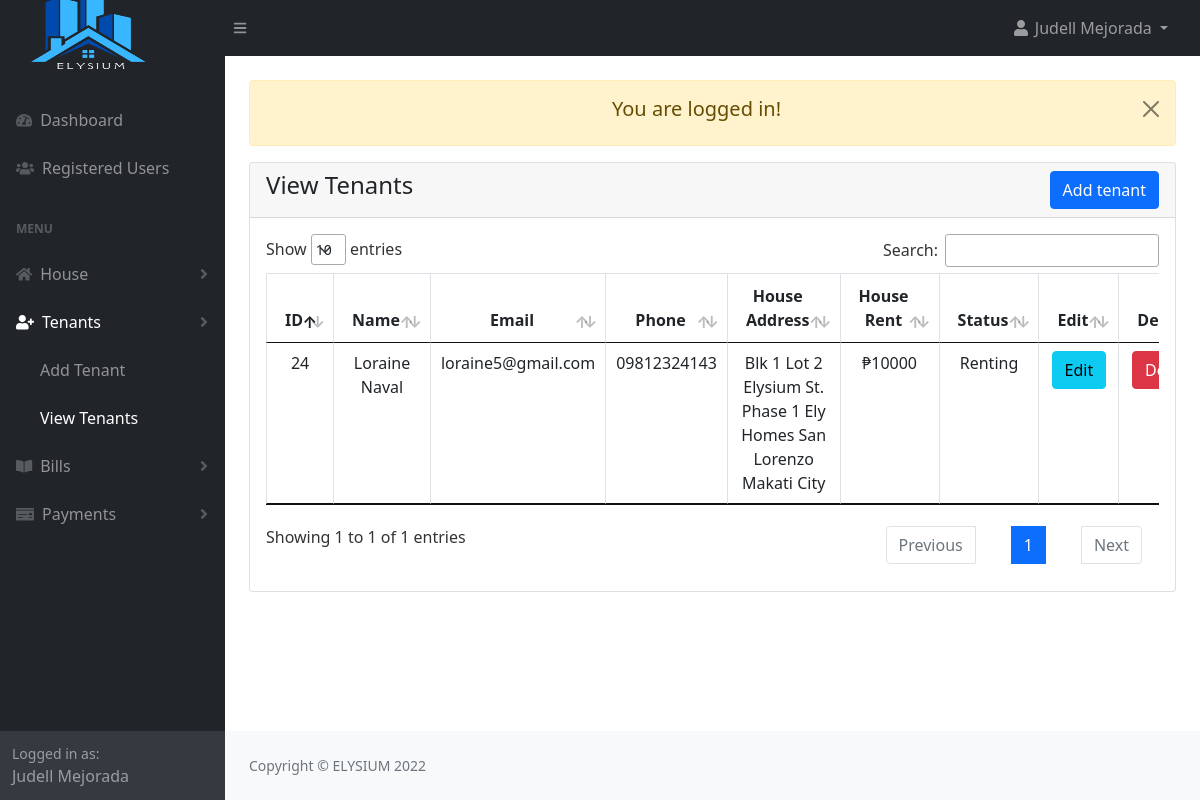
Page /admin/tenant_view.php (signed in) on the committed database.
### tables this page shows
CREATE TABLE `tenant` (
  `tenant_id` int(199) NOT NULL,
  `users_id` int(199) NOT NULL,
  `house_id` int(200) NOT NULL,
  `tenant_status` tinyint(1) NOT NULL DEFAULT 0 COMMENT '0-inactive, 1-active, 2-deleted',
  `date_in` timestamp NOT NULL DEFAULT current_timestamp()
);

CREATE TABLE `users` (
  `id` int(11) NOT NULL,
  `fname` varchar(191) NOT NULL,
  `lname` varchar(191) NOT NULL,
  `email` varchar(191) NOT NULL,
  `phone` varchar(15) DEFAULT NULL,
  `password` varchar(191) NOT NULL,
  `verify_token` varchar(200) NOT NULL,
  `role_as` tinyint(1) NOT NULL DEFAULT 0,
  `status` tinyint(1) NOT NULL DEFAULT 0 COMMENT '0-inactive, 1 -active, 2- delete',
  `created_at` timestamp NOT NULL DEFAULT current_timestamp()
);

CREATE TABLE `house` (
  `house_id` int(11) NOT NULL,
  `house_address` varchar(199) NOT NULL,
  `house_price` int(20) NOT NULL,
  `house_desc` text DEFAULT NULL,
  `house_status` tinyint(1) NOT NULL DEFAULT 0 COMMENT '0-invisible, 1-visible, 2-delete',
  `added_date` timestamp NOT NULL DEFAULT current_timestamp()
);

### admin/tenant_view.php (the view, shortened to what this page needs)
<?php
include("authentication.php");
include("includes/header.php");
?>
<div class="container-fluid px-4">
    <div class="row mt-4">
        <div class="col-md-12">
			<?php include('message.php'); ?>
            <div class="card">
                <div class="card-header">
                    <h4>View Tenants
                        <a href="tenant_add.php" class="btn btn-primary float-end">Add tenant</a>
                    </h4>
                </div>
                <div class="card-body">
                <div class="table-responsive">
                    <table id="myDataTable" class="table table-bordered table-stripe">
                        <thead>
                            <tr>
                                <th class="text-center">ID</th>
                                <th class="text-center">Name</th>
                                <th class="text-center">Email</th>
                                <th class="text-center">Phone</th>
                                <th class="text-center">House Address</th>
                                <th class="text-center">House Rent</th>
                                <th class="text-center">Status</th>
                                <th class="text-center">Edit</th>
                                <th class="text-center">Delete</th>
                            </tr>
                        </thead>
                        <tbody>
                            <?php
                                $tenant = "SELECT t.*,concat(u.fname,' ',u.lname) AS name, u.email, u.phone,u.id, h.house_price, h.house_address
                                            FROM tenant t
                                            INNER JOIN house h ON h.house_id = t.house_id
                                            INNER JOIN users u ON u.id = t.users_id
                                            WHERE tenant_status != 2";
                                $tenant_run = mysqli_query($con, $tenant);
                                if(mysqli_num_rows($tenant_run) > 0)
                                {
                                    foreach($tenant_run as $tenant)
                                    {
                                        ?>
                                        <tr>
                                            <td class="text-center"><?=$tenant['tenant_id']?></td>
                                            <td class="text-center"><?=$tenant['name']?></td>
                                            <td class="text-center"><?=$tenant['email']?></td>
                                            <td class="text-center"><?=$tenant['phone']?></td>
                                            <td class="text-center"><?=$tenant['house_address']?></td>
                                            <td class="text-center">₱<?=$tenant['house_price']?></td>
                                            <td class="text-center">
                                                <?=$tenant['tenant_status'] == '1' ? 'Renting':'Not Renting'?>
                                            </td>
                                            <td class="text-center">
                                                <a href="tenant_edit.php?id=<?=$tenant['tenant_id']?>" class="btn btn-info">Edit</a>
                                            </td>
                                            <td class="text-center">
                                                <a href="javascript:void(0)" class="delete_tenant btn btn-danger">Delete</a>
                                            </td>
                                        </tr>
                                        <?php
                                    }
                                }
                                else
                                {
                                    ?>
                                    <tr>
                                        <td colspan="6">No record found</td>
                                    </tr>
                                    <?php
                                }
                            ?>
                        </tbody>
                    </table>
                </div>
                </div>
            </div>
        </div>
    </div>
</div>
<?php
include("includes/footer.php");
include("includes/scripts.php");
?>

### rows in the picture
tenant: tenant_id "24", name "Loraine Naval", users.email "loraine5@gmail.com", users.phone "09812324143", house.house_address "Blk 1 Lot 2 Elysium St. Phase 1 Ely Homes San Lorenzo Makati City", house.house_price "10000", tenant_status "Renting"

### other values in the picture
$_SESSION['auth_user']['user_name'] "Judell Mejorada"
$_SESSION['message'] "You are logged in!"
